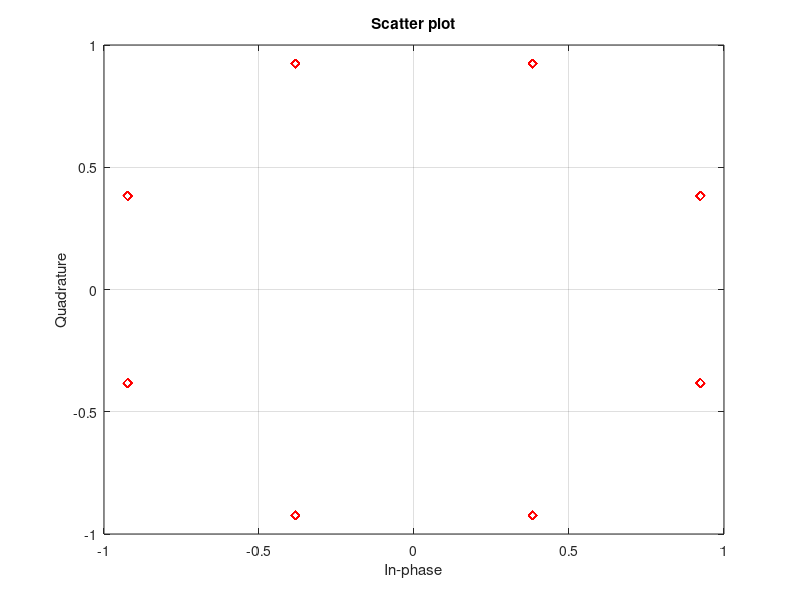

This chart was generated by the following MATLAB code: (Note: this script raises an error after producing the figure.)
clear all;
close all;
clc;

roll_of = 0.35;
fp = 2000;
Rs = 1000;
Fe = 10000;
Te = 1/Fe;
Ns = 10;
Ts = 1/Rs;
Fc1 = fp/Fe;
Nech = 30;
M = 8;

nb_bits = 10000;


%% Implantation de la chaine passe-bas equivalente

% Generation des bits à transmettre
Bits = randi([0 M-1],1,nb_bits);

% Mapping de Gray
dk = pskmod(Bits,M,pi/M);

% Tracé des constellations
scatterplot(dk,1,0,'rd')
grid on;


% Suréchantillonage : génération de la sutite de diracs
Suite_diracs_1 = kron(dk,[1, zeros(1,Ns-1)]);


% Reponse impulsionnelle du filtre de mise en forme
h_1 = rcosdesign(roll_of,6,Ns,'sqrt');
retard = (length(h_1) - 1)/2;

% Filtrage de mise en forme
x_1 = filter(h_1,1,[Suite_diracs_1,zeros(1,retard)]);
% 

% Filtre de reception
h_r_1 = h_1;   % filtrage adapté

% Filtrage de reception
z_1 = filter(h_r_1,1,[x_1,zeros(1,retard)]);
z_1 = z_1(1,2*retard+1:end);

% Diagramme de l'oeil
n = size(z_1,2)/(2*Ns);
z_til_arg = angle(z_1);
z_til_arg = reshape((z_til_arg),2*Ns,n);


% Trace du diagramme
figure;
t2 = linspace(0,2*Ts,size(z_til_arg,1));
plot(t2,z_til_arg)
xlabel('Periode Ts')
title("Diagramme de l'oeil de la chaine 8-PSK")

% figure;
% t2 = linspace(0,2*Ts,size(z_til_im,1));
% plot(t2,z_til_im)
% xlabel('Periode Ts')
% title("Diagramme de l'oeil de la chaine Q QPSK")

% Echantillonnage
% Pour l'echantillonage on choisit t0 = Ts
% Car l'oeil est ouvert pour t = Ts
t0 = 1;
%arg_z = angle(z_1);
dec_arg = z_1(t0:Ns:end);
%dec_im = im_z(t0:Ns:end);

% Prise de decisions
%n = size(dec_real,2);

% bits_real = (dec_real > 0);
% bits_im = (dec_im > 0);
bits_recup = pskdemod(dec_arg,M,pi/M);
% for i = 1 : n
%     bits_recup(2*i -1) = bits_real(i);
%     bits_recup(2*i) = bits_im(i);
% end

% Calcul du TEB
bits_erron = 0;
for i = 1 : length(Bits)
    if (Bits(i) ~= bits_recup(i))
        bits_erron = bits_erron + 1;
    end
end
TEB = bits_erron/length(Bits);

% Calcul de la puissance du signal



% Simulation du taux d'erreur binaire
% Calcul de la puissance
Pre = mean(abs(x_1(1,retard+1:end)).^2);
%disp('La puissance du signal modulé sur fréquence porteuse est :'); Pr
TEB_bruit = zeros(1,7);
for i = 0 : 6
    Eb_No = 10^(i/10);
    sigma_real = sqrt(Ns*Pre/(2*log2(M)*Eb_No));
    sigma_im = sqrt(Ns*Pre/(2*log2(M)*Eb_No));
    
    TEB_Theo(i+1) = 2* qfunc(sqrt(log2(M)*2*Eb_No)*sin(pi/M));
    % Rajout du bruit
    N_I = sigma_real*randn(1,(nb_bits*Ns) +retard);
    N_Q = sigma_im*randn(1,(nb_bits*Ns) +retard);
    
    Ne = N_I + 1j*N_Q;
    
    x_1_i = x_1 + Ne;
    
    
    % Filtrage de reception avec le bruit
    z_x_i = filter(h_r_1,1,[x_1_i,zeros(1,retard)]);
    z_1_i = z_x_i(1,2*retard+1 : end);
    
    % Echantillonnage
    % Pour l'echantillonage on choisit t0 = Ts
    % Car l'oeil est ouvert pour t = Ts
    t0 = 1;
    dec_arg = z_1_i(t0:Ns:end);
     
    
    % Prise de decisions
    %n = size(dec_real,2);
%     bits_real = (dec_real > 0);
%     bits_im = (dec_im > 0);
     bits_recup_i = pskdemod(dec_arg,M,pi/M);
%     for k = 1 : n
%         bits_recup_i(2*k -1) = bits_real(k);
%         bits_recup_i(2*k) = bits_im(k);
%     end
    
    % Calcul du TEB
    bits_erron_i = 0;
    for j = 1 : length(Bits)
        if (Bits(j) ~= bits_recup_i(j))
            bits_erron_i = bits_erron_i + 1;
        end
    end
    
    TEB_bruit(i+1) = bits_erron_i/nb_bits;
    
    % Tracé des constellations
    
    
    
    dec_real = real(dec_arg);
    dec_im = imag(dec_arg);
    figure(21)
    subplot(3,4,i+1)
    plot(dec_real,dec_im, 'r.')
    hold on, plot([-4 4],[0 0],'k-')
    hold on, plot([0 0], [-4 4], 'k-')
    xlabel('I')
    ylabel('Q')
    title(["Constellations pour Eb/No = ",i,"Db"])
    
end

% Tracé du taux d'erreur binaire en fonction de Eb/No
figure;
semilogy(TEB_bruit,'o--')
grid on;
xlabel("Rapport Eb/No")
ylabel("TEB")
title("TEB en fonction de Eb/No")

% Calcul du TEB theorique
figure;
semilogy(TEB_bruit,'g')
hold on;
semilogy(TEB_Theo,'r')
grid on;
legend('TEB pratique', 'TEB theorique')
xlabel('Eb/N0')
ylabel('Valeur du TEB')
title('Comparaison des TEB')






